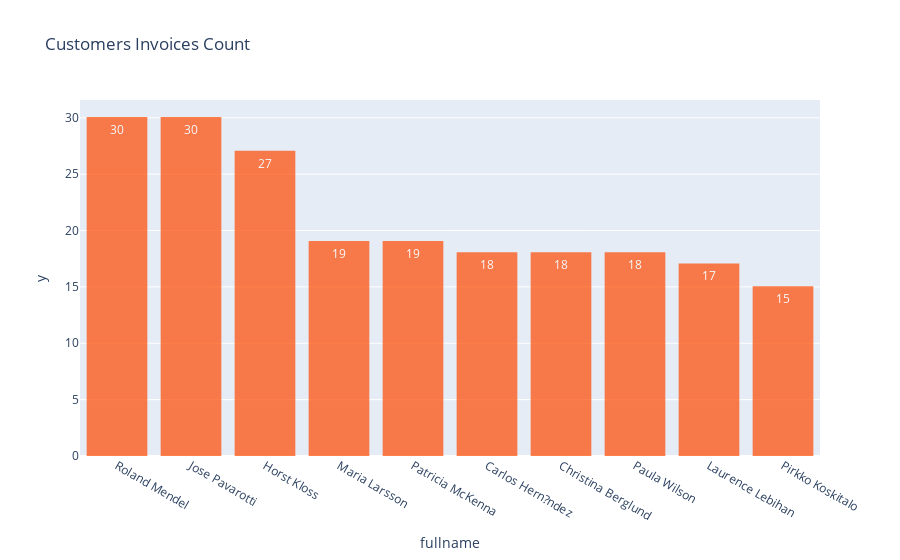

The notebook cell this image was saved under:
### Markdown cell above
**2- Using Plotly Library:**

### Code cell
px_bar = px.bar(data_frame=customer_count,
       x=customer_count.index,
       y=customer_count.values,
       text_auto=True,
       title="Customers Invoices Count",
       )

px_bar.update_traces(
    marker_color="rgb(255,73,0)",
    marker_line_color="rgb(255,73,0)",
    marker_line_width=1.5,
    textposition="inside",
    opacity=0.7
)

### Figure 1 — Plotly figure (JSON) as saved in the notebook; plotly's stock layout.template omitted (floating-point values rounded to 4 significant figures)
{"data": [{"alignmentgroup": "True", "hovertemplate": "fullname=%{x}<br>y=%{y}<extra></extra>", "legendgroup": "", "marker": {"color": "rgb(255,73,0)", "line": {"color": "rgb(255,73,0)", "width": 1.5}, "pattern": {"shape": ""}}, "name": "", "offsetgroup": "", "opacity": 0.7, "orientation": "v", "showlegend": false, "textposition": "inside", "texttemplate": "%{y}", "type": "bar", "x": ["Roland Mendel", "Jose Pavarotti", "Horst Kloss", "Maria Larsson", "Patricia McKenna", "Carlos Hern?ndez", "Christina Berglund", "Paula Wilson", "Laurence Lebihan", "Pirkko Koskitalo"], "xaxis": "x", "y": [30, 30, 27, 19, 19, 18, 18, 18, 17, 15], "yaxis": "y"}], "layout": {"barmode": "relative", "legend": {"tracegroupgap": 0}, "title": {"text": "Customers Invoices Count"}, "xaxis": {"anchor": "y", "domain": [0, 1], "title": {"text": "fullname"}}, "yaxis": {"anchor": "x", "domain": [0, 1], "title": {"text": "y"}}}}
